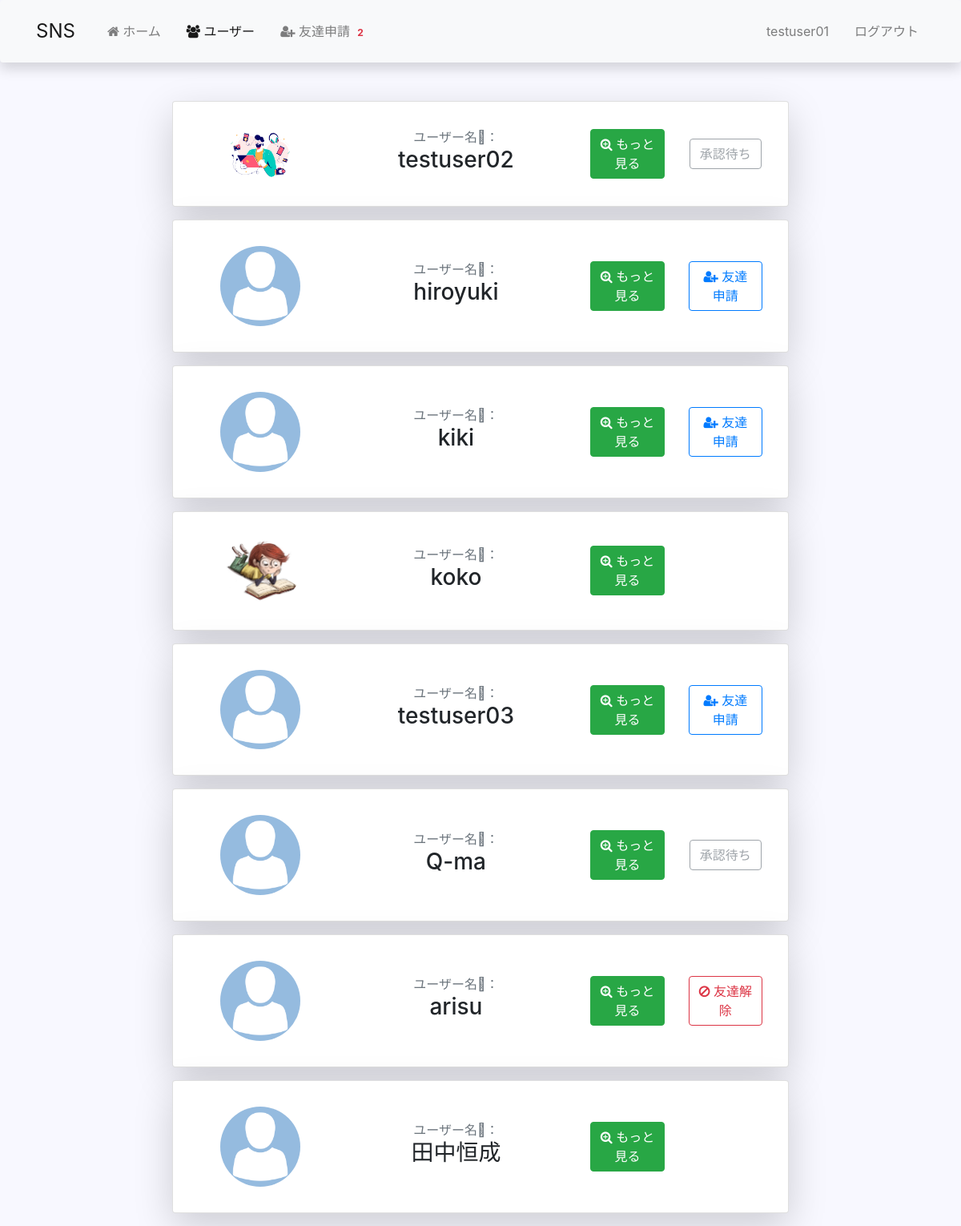
The app's page /profiles/all-profiles/ (signed in) with its own data.
### profiles/models.py (models this page shows, shortened)
class Profile(models.Model):
    first_name = models.CharField('姓', max_length=200, blank=True)
    last_name = models.CharField('名', max_length=200, blank=True)
    user = models.OneToOneField(User, on_delete=models.CASCADE)
    bio = models.TextField(default="よろしくお願いします。", max_length=300)
    email = models.EmailField(max_length=200, blank=True)
    avatar = models.ImageField(default='avatar.png', upload_to='avatars')
    friends = models.ManyToManyField(User, blank=True, related_name='friends')
    slug = models.SlugField(unique=True, blank=True)
    updated = models.DateTimeField(auto_now=True)
    created = models.DateTimeField(auto_now_add=True)
    objects = ProfileManager()
    def get_absolute_url(self):
        return reverse('profiles:profile-detail', kwargs={'slug': self.slug})

### profiles/views.py (the view)
# urls.py: path('all-profiles/', views.ProfileListView.as_view(), name='all_profiles'),
class ProfileListView(LoginRequiredMixin, ListView):
    model = Profile
    template_name = 'profiles/profile_list.html'
    def get_queryset(self):
        qs = Profile.objects.get_all_profiles_without_me(self.request.user)
        return qs  # object_list
    def get_context_data(self, **kwargs):
        context = super().get_context_data(**kwargs)
        user = User.objects.get(username__iexact=self.request.user)
        profile = Profile.objects.get(user=user)  # 自分のプロフィール
        rel_r = Relationship.objects.filter(sender=profile)  # 申請した相手の情報
        rel_s = Relationship.objects.filter(receiver=profile)  # 申請してきた相手の情報
        rel_receiver = []
        for item in rel_r:
            rel_receiver.append(item.receiver.user)  # ユーザー名だけ取り出す
        rel_sender = []
        for item in rel_s:
            rel_sender.append(item.sender.user)
        context['rel_receiver'] = rel_receiver
        context['rel_sender'] = rel_sender
        context['is_empty'] = False
        if len(self.get_queryset()) == 0:  # 自分以外ユーザーが存在しない場合
            context['is_empty'] = True
        return context

### profiles/context_processors.py (called while the page is built)
def invitations_received_count(request):
    if request.user.is_authenticated:
        profile_obj = Profile.objects.get(user=request.user)
        count = Relationship.objects.invitations_received(profile_obj).count()
        return {'invites_count': count}
    return {}

### profiles/models.py (called while the page is built)
    def get_all_profiles_without_me(self, me):
        profiles = Profile.objects.all().exclude(user=me)
        return profiles

    def invitations_received(self, receiver):
        qs = Relationship.objects.filter(receiver=receiver, status='send')
        return qs

### profiles/templates/profiles/profile_list.html (shortened to what this page needs)
{% extends 'base.html' %}
{% block content %}
    <div class="container-fluid mt-5">
        <div class="row justify-content-center">
            {% for obj in object_list %}
            <div class="col-md-8 mb-3">
                <div class="card shadow-lg rounded">
                    <div class="card-body">
                        <div class="row text-center align-items-center">
                            <div class="col-md-3">
                                <img class="p_avatar" src="{{ obj.avatar.url }}" alt="">
                            </div>
                            <div class="col-md-5">
                                <span class="text-muted">ユーザー名：</span>
                                <h3>{{ obj.user }}</h3>
                            </div>
                            <div class="col-md-2">
                                <a href={{obj.get_absolute_url}}>
                                    <button class="btn btn-success px-2"><i class="fa fa-search-plus"></i> もっと見る</button>
                            </div>
                            <div class="col-md-2">
                                {% if obj.user not in rel_receiver and obj.user not in rel_sender %}
                                <form action="{% url 'profiles:send-invite' %}" method="POST">
                                    <button type="submit" class="btn btn-outline-primary"><i class="fa fa-user-plus"></i>&nbsp;友達申請</button>
                                </form>
                                {% endif %}
                                {% if obj.user in rel_receiver and request.user not in obj.friends.all %}
                                    <button type="submit" class="btn btn-outline-secondary disabled" aria-disabled="true">承認待ち</button>
                                {% endif %}
                                {% if request.user in obj.friends.all %}
                                    <form action="{% url 'profiles:remove-friend' %}" method="POST">
                                        <button type="submit" class="btn btn-outline-danger"><i class="fa fa-ban"></i>&nbsp;友達解除</button>
                                    </form>
                                {% endif %}
                            </div>
                        </div>
                    </div>
                </div>
            </div>
            {% endfor %}
        </div>
    </div>
{% endblock content %}

### templates/navbar.html (shortened to what this page needs)
{% url 'posts:home' as path_to_home %}
{% url 'profiles:all_profiles' as path_to_all_profiles %}
{% url 'profiles:invites' as path_to_invites %}
{% url 'profiles:my-profile' as path_to_my_profile %}
<nav class="navbar navbar-expand-lg navbar-light bg-light py-3 shadow rounded">
    <div class="container">
        <a class="navbar-brand" href="#">SNS</a>
        <div class="collapse navbar-collapse" id="navbarSupportedContent">
            <ul class="navbar-nav mr-auto">
                <li class="{% if request.path == path_to_home %} nav-item active{% endif %} nav-item">
                    <a class="nav-link" href="{% url 'posts:home' %}"><i class="fa fa-home"></i>&nbsp;ホーム</a>
                </li>
                <li class="{% if request.path == path_to_all_profiles %} nav-item active{% endif %} nav-item">
                    <a class="nav-link" href="{% url 'profiles:all_profiles' %}"><i class="fa fa-users"></i>&nbsp;ユーザー</a>
                </li>
                <li class="{% if request.path == path_to_invites %} nav-item active{% endif %} nav-item">
                    <a class="nav-link" href="{% url 'profiles:invites' %}">
                        <i class="fa fa-user-plus"></i>
                        友達申請
                        <span class="badge badge-light font-weight-bold text-danger">{{ invites_count }}</span>
                    </a>
                </li>
            </ul>
            <ul class="navbar-nav ml-auto">
                {% if request.user.is_authenticated %}
                <li class="{% if request.path == path_to_my_profile %} nav-item active{% endif %} nav-item">
                    <a class="nav-link" href="{% url 'profiles:my-profile' %}">{{ request.user }}</a>
                </li>
                <li class="nav-item">
                    <a class="nav-link" href="{% url 'accounts:logout' %}">ログアウト</a>
                </li>
                {% endif %}
            </ul>
        </div>
    </div>
</nav>

### static/style.css (style rules this page uses)
body { background-color: #f8f8ff; }
nav .navbar-brand { font-size: 1.5rem; }
nav .nav-item { font-size: 1rem; margin-left: 1rem; }
.card-body { padding: 2rem; }
.p_avatar { width: 65%; height: 65%; border-radius: 50%; }

### records on screen
Profile: avatar (picture), user "testuser02", shows "承認待ち"
Profile: avatar (placeholder picture), user "hiroyuki"
Profile: avatar (placeholder picture), user "kiki"
Profile: avatar (picture), user "koko"
Profile: avatar (placeholder picture), user "testuser03"
Profile: avatar (placeholder picture), user "Q-ma", shows "承認待ち"
Profile: avatar (placeholder picture), user "arisu"
Profile: avatar (placeholder picture), user "田中恒成"

### other values on screen
{{ invites_count }} "2"
{{ request.user }} "testuser01"
